Frame 1 (no input): blank canvas, image omitted
Frame 60 (no input): blank canvas, image omitted
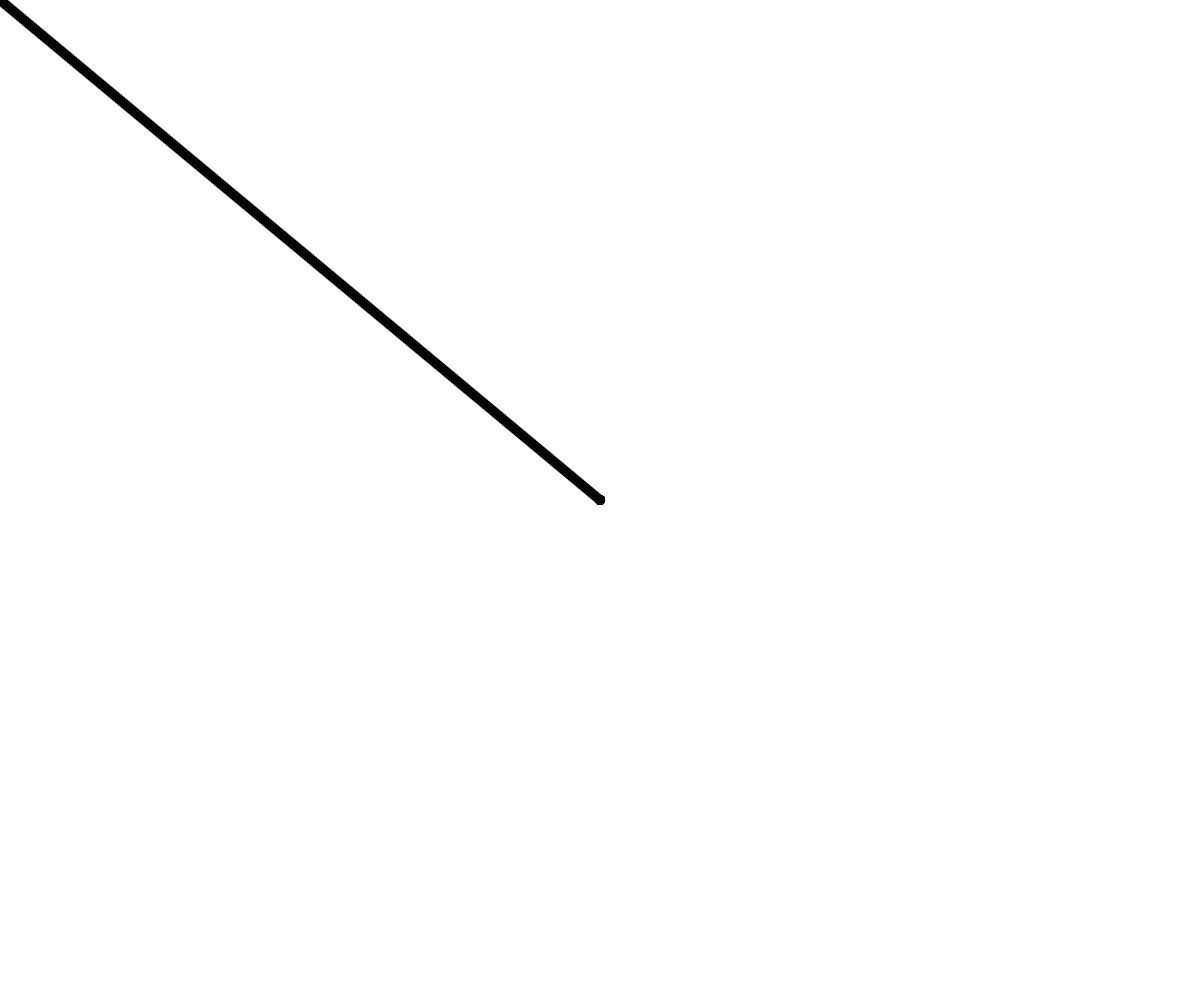
Frame 120 (the mouse pressed at the canvas centre since frame 60)

The p5.js sketch whose frames 1 and 60 were blank and that drew this single picture after the mouse press (run headless with seeded random() and noise() and a simulated clock; from frame 60 on, the mouse is pressed at the canvas centre):

// p5.js sketch
// ── sketch.js
/*
Mimi Yin NYU-ITP
Drawing lines with the mouse.
Strokeweight based on mouse speed.
The faster the mouse, the thinner the line.
Linear mapping.
*/

function setup() {
  createCanvas(windowWidth, windowHeight);
  background(255);
}

function draw() {

  // Calculate speed of mouse
  let speed = dist(pmouseX, pmouseY, mouseX, mouseY);
  // Set the strokweight to be the inverse of the speed x 100.
  let sw = map(speed, 0, 100, 10, 1);
  strokeWeight(sw);
  // Draw a line from the previous mouse position
  // to the current mouse position.
  line(pmouseX, pmouseY, mouseX, mouseY);

}
